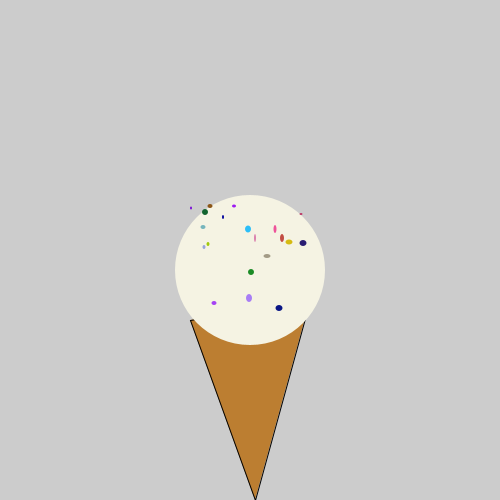
Frame 1 (no input)
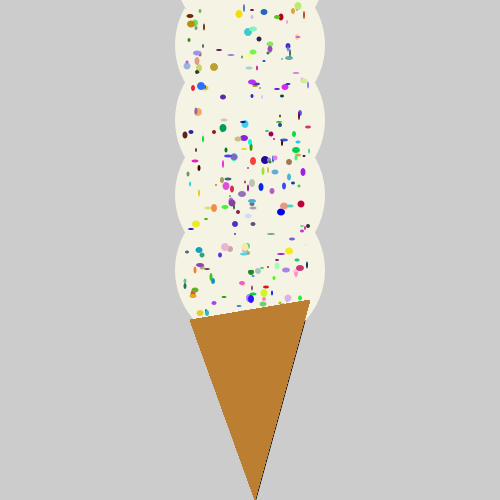
Frame 60 (the mouse pressed at the canvas centre just before this capture)
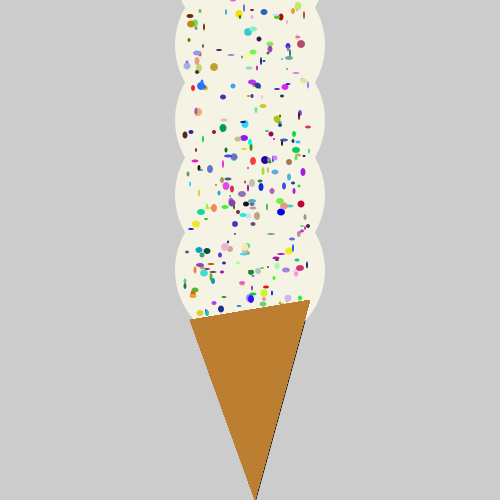
Frame 120 (the mouse held since frame 60 and released just before this capture)

The Processing sketch that drew these frames (run headless with seeded random() and noise(); from frame 60 on, the mouse is pressed at the canvas centre):

// Processing sketch: IceCreamShop
// ── IceCreamShop.pde

void setup(){
     size(500,500); }
     //1. call the makeIceCreamCone() method below to make an ice cream cone
void draw(){
  makeIceCreamCone();
     //2. use the addScoop method below to add as many scoops of ice cream as you want
addScoop("Vanilla");
     //3. Use the method to add sprinkles to your ice cream
addSprinkle(20);
     //4. Write code to add a cherry to the top of your ice cream. hint: ellipse

}

/******************************************************************/

//Icecream recipe
int SCOOPSIZE = 150;
int scoops = 0;
int coneY = 320;

//Don't Touch this method; Call it!!
void makeIceCreamCone(){
     //noStroke();
     fill(188,126,49);
     triangle(190,320,310,300,255,500);
}

//Don't touch this method; call it!!!
void addScoop(String flavor){
     noStroke();
     if(flavor.equalsIgnoreCase("chocolate")){
         fill(116,71,16);
     }
     else if(flavor.equalsIgnoreCase("Strawberry")){
         fill( 232 ,144,129);
     }
     else if(flavor.equalsIgnoreCase("Vanilla")){
         fill(245, 243, 227);
     } else{
         println("ERROR: We don't have the flavor "+ flavor); 
         return;
     }
     ellipse(width/2,coneY - 50 - (SCOOPSIZE*scoops)/2,SCOOPSIZE,SCOOPSIZE);
     scoops++;
}

//Don't Touch this method!!
void addSprinkle(int numberOfSprinkles){
    for(int i = 0; i<numberOfSprinkles; i++){
         fill(random(256),random(256),random(256));
         int minX = width/2-SCOOPSIZE/2 + 10;
         int maxX = SCOOPSIZE/3 +width/2 +10;
         int minY = coneY-((SCOOPSIZE)*scoops)/2-40;
         int maxY = coneY;
         int sprinkleAreaX = (int)random(minX, maxX);
         int sprinkleAreaY = (int)random(minY, maxY);
         int sprinkleWidth = (int)random(2,9);
         int sprinkleHeight = (int)random(2,9);
         ellipse(sprinkleAreaX,sprinkleAreaY,sprinkleHeight,sprinkleWidth);
     }
}
